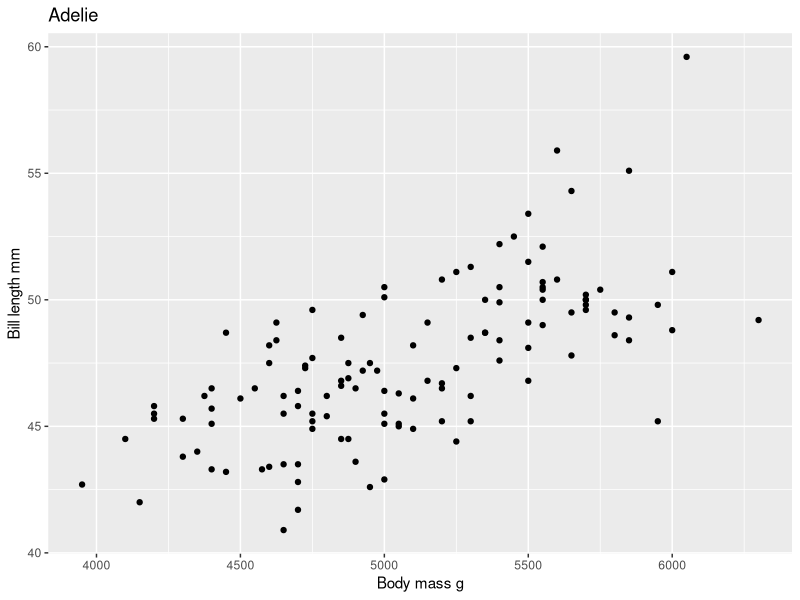

This chart was generated by the following R code:
#penguin plot
library(tidyverse)
library(palmerpenguins)
library(ggplot2)

View(penguins)

penguins |> 
  filter(species == "Gentoo") |> 
  ggplot(aes(x = body_mass_g, y = bill_length_mm)) +
  geom_point() +
  labs(x = "Body mass g", y = "Bill length mm", title = "Adelie")
